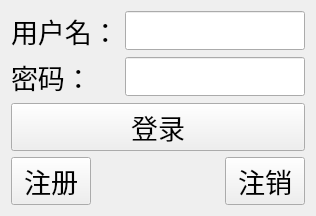
<?xml version="1.0" encoding="UTF-8"?>
<ui version="4.0">
 <class>TcpClient</class>
 <widget class="QWidget" name="TcpClient">
  <property name="geometry">
   <rect>
    <x>0</x>
    <y>0</y>
    <width>316</width>
    <height>197</height>
   </rect>
  </property>
  <property name="font">
   <font>
    <pointsize>20</pointsize>
   </font>
  </property>
  <property name="windowTitle">
   <string>TcpClient</string>
  </property>
  <layout class="QVBoxLayout" name="verticalLayout_2">
   <item>
    <layout class="QVBoxLayout" name="verticalLayout">
     <item>
      <layout class="QGridLayout" name="gridLayout">
       <item row="0" column="0">
        <widget class="QLabel" name="name_lab">
         <property name="text">
          <string>用户名：</string>
         </property>
        </widget>
       </item>
       <item row="0" column="1">
        <widget class="QLineEdit" name="name_le"/>
       </item>
       <item row="1" column="0">
        <widget class="QLabel" name="pwd_lab">
         <property name="text">
          <string>密码：</string>
         </property>
        </widget>
       </item>
       <item row="1" column="1">
        <widget class="QLineEdit" name="pwd_le">
         <property name="echoMode">
          <enum>QLineEdit::Password</enum>
         </property>
        </widget>
       </item>
       <item row="2" column="0" colspan="2">
        <widget class="QPushButton" name="login_pb">
         <property name="text">
          <string>登录</string>
         </property>
        </widget>
       </item>
      </layout>
     </item>
     <item>
      <layout class="QHBoxLayout" name="horizontalLayout">
       <item>
        <widget class="QPushButton" name="regist_pb">
         <property name="text">
          <string>注册</string>
         </property>
        </widget>
       </item>
       <item>
        <spacer name="horizontalSpacer">
         <property name="orientation">
          <enum>Qt::Horizontal</enum>
         </property>
         <property name="sizeHint" stdset="0">
          <size>
           <width>40</width>
           <height>20</height>
          </size>
         </property>
        </spacer>
       </item>
       <item>
        <widget class="QPushButton" name="cancel_pb">
         <property name="text">
          <string>注销</string>
         </property>
        </widget>
       </item>
      </layout>
     </item>
    </layout>
   </item>
  </layout>
 </widget>
 <resources/>
 <connections/>
</ui>
